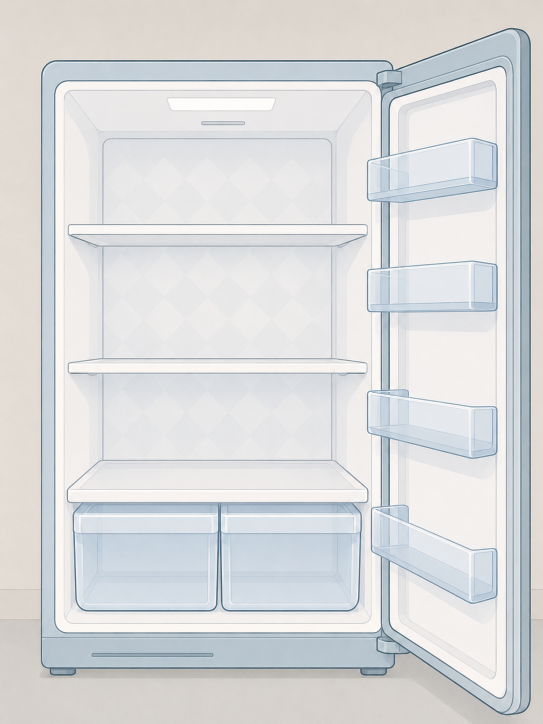
#> input picture рефы/ур 1/пустой холодильник.png, 1086 x 1448 px, found by its file name (shown at 1/2 size)
$ python fridge.py
#> lines starting #> are read from the running program, lines starting #| are printed output that depends on the picture; after the words box and inside, x2 and y2 are one past the last pixel; in counts of white or black regions, pixels touching at a corner belong together
# -*- coding: utf-8 -*-
"""
Готовит картинки уровня «холодильник» и считает координаты мест.

Зачем нужен: в levels.js стоят числа вроде x: 0.2065 — это доли от размера
фона. Подобрать их руками невозможно, а без этого файла и пересчитать
нельзя. Хочешь подвинуть банки или добавить ряд — меняешь константы
внизу и запускаешь:

    python tools/fridge.py

Скрипт перевырезает картинки в images/ и напечатает готовые строки,
которые остаётся вставить в levels.js.
"""

import os
from PIL import Image, ImageDraw, ImageFilter

HERE = os.path.dirname(os.path.abspath(__file__))
BASE = os.path.dirname(HERE)
REF = os.path.join(BASE, "рефы", "ур2")
IMG = os.path.join(BASE, "images")

# ---------------------------------------------------------------
#  Геометрия холодильника
# ---------------------------------------------------------------
#
# ВСЕ числа — пиксели в images/fridge.png (717 x 1265), то есть УЖЕ
# в обрезанном фоне, а не в исходном холодильнике. Это важно: доли
# считаются от fridge.png, и смешивать две системы нельзя.
# Посмотреть координаты на картинке: python tools/grid.py

CROP = (75, 95, 792, 1360)      # чем фон вырезан из исходного холодильника

SHELF1 = 360                    # верхняя полка: линия, на которой стоят банки
CEILING = 113                   # потолок камеры: выше банки не ставятся
SHELF1_L, SHELF1_R = 65, 660    # края верхней полки

SHELF2 = 627                    # вторая полка: на ней стоят тарелки
PLATE_W = 275                   # ширина тарелки
PLATE_X = [77, 372]             # левые края тарелок
PLATE_INSIDE = 0.40             # доля высоты тарелки, на которой лежит еда
PLATE_INNER = 0.80              # какая часть тарелки отводится под кусочки

SHELF3 = 868                    # третья полка: ПЕРЕДНИЙ край, на нём стоят банки
SHELF2_BOTTOM = 655             # низ второй полки — выше банки не залезут
SHELF3_L, SHELF3_R = 75, 650    # края третьей полки
PICKLE_COUNT = 6                # банок с соленьями в ряд

DRAWER_TOP, DRAWER_BOTTOM = 915, 1127
DRAWER_LEFT = (95, 345)         # левый ящик: от и до
DRAWER_RIGHT = (368, 618)       # правый ящик
DRAWER_FLOOR = 1105             # дно ящика: на нём стоят овощи
DRAWER_PAD = 30                 # запас вокруг слоя передней стенки

COLA_COLUMNS = 4                # сколько колонок банок на верхней полке
BOTTLE_COUNT = 4                # бутылок в правой половине верхней полки
BOTTLE_STRIP = 5                # срезать часть обводки: у бутылки она вдвое
                                # толще, чем у других стикеров, и съедает
                                # пятую часть ширины вместо десятой
PRODUCE_COLUMNS = 4             # сколько овощей в ряд в ящике
PRODUCE_ROWS = 2
SLICE_OVERLAP = 0.35            # насколько кусочки арбуза заходят друг на друга
HALF_WIDTH = 240                # ширина половины арбуза

CUT_THRESHOLD = 24              # порог вырезания фона; больше — съедает обводку
PLATE_STRIP = 4                 # сколько раз срезать обводку у тарелки


def cut(name, out_name, strip=0, strip_size=3):
    """Вырезает бежевый фон вокруг стикера, сохраняя белую обводку."""
    src = Image.open(os.path.join(REF, name)).convert("RGB")
    w, h = src.size

    work = src.copy()
    MARK = (255, 0, 255)
    for corner in [(0, 0), (w - 1, 0), (0, h - 1), (w - 1, h - 1)]:
        ImageDraw.floodfill(work, corner, MARK, thresh=CUT_THRESHOLD)

    mask = Image.new("L", (w, h), 255)
    px_work, px_mask = work.load(), mask.load()
    for y in range(h):
        for x in range(w):
            if px_work[x, y] == MARK:
                px_mask[x, y] = 0

    out = src.convert("RGBA")
    out.putalpha(mask.filter(ImageFilter.GaussianBlur(0.5)))

    # Срезаем обводку: у тарелки насовсем (она часть холодильника,
    # а не наклейка), у бутылки — до общей с другими стикерами толщины
    for _ in range(strip):
        alpha = out.split()[3].filter(ImageFilter.MinFilter(strip_size))
        out.putalpha(alpha)

    out = out.crop(out.getbbox())
    out.save(os.path.join(IMG, out_name))
    print("  %-18s %4d x %-4d" % (out_name, out.width, out.height))
    return out


print("Картинки:")
fridge_src = Image.open(os.path.join(REF, "пустой холодильник.png")).convert("RGBA")
fridge = fridge_src.crop(CROP)
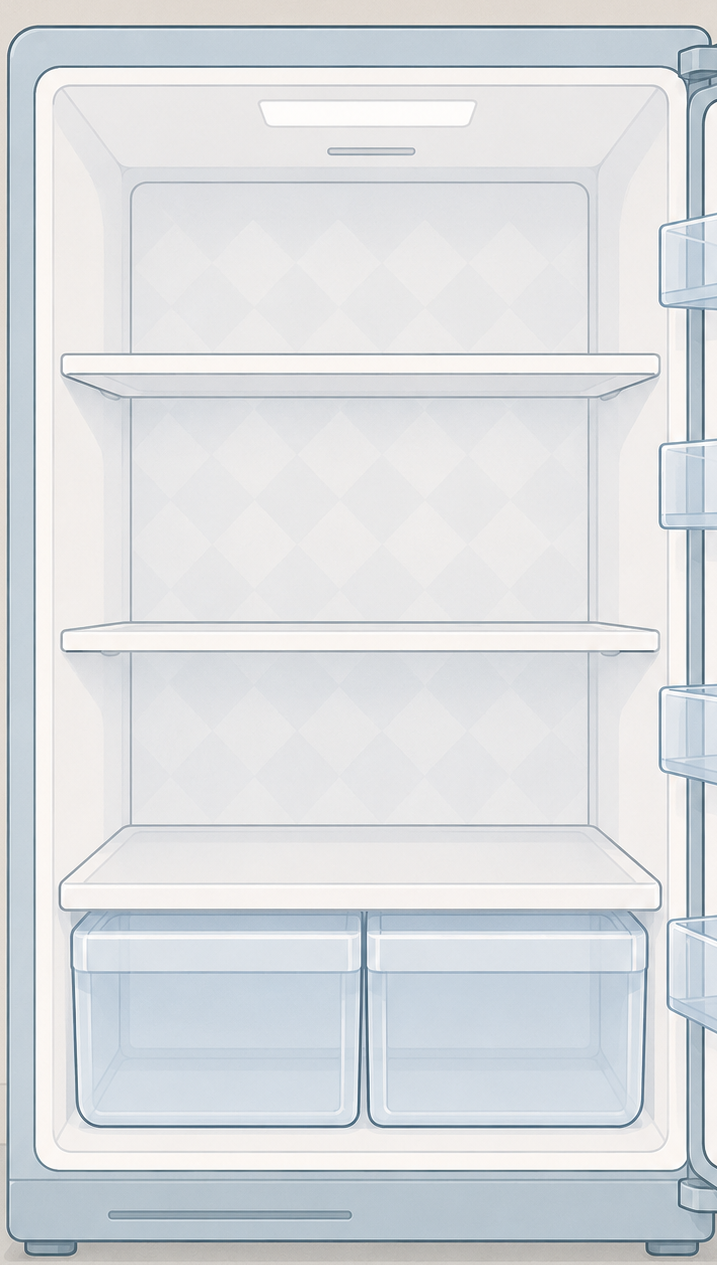
#> fridge: PIL image 717x1265 RGBA; mean R, G, B, A 218.4, 221.3, 224.1, 255
fridge.save(os.path.join(IMG, "fridge.png"))
print("  %-18s %4d x %-4d" % ("fridge.png", fridge.width, fridge.height))
#|   fridge.png          717 x 1265

FW, FH = fridge.size
#> FW = 717; FH = 1265

cola = cut("кола2.png", "cola.png")
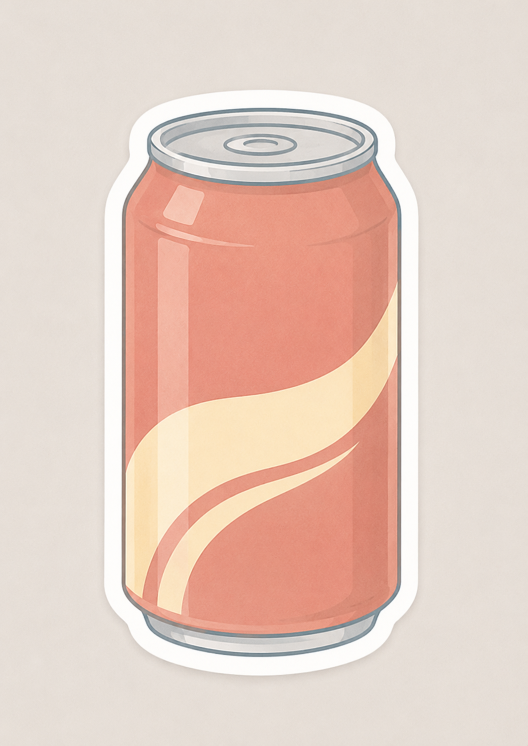
#> input picture рефы/ур 1/кола2.png, 1055 x 1491 px, found by its file name (shown at 1/2 size)
#> in cut, src is the input picture: PIL image 1055x1491 RGB; mean R, G, B 230, 205.5, 193.8
#> after the loop in cut, `for corner in [(0, 0), (w - 1, 0), (0, h - 1), (w - 1, h - 1)]:`:
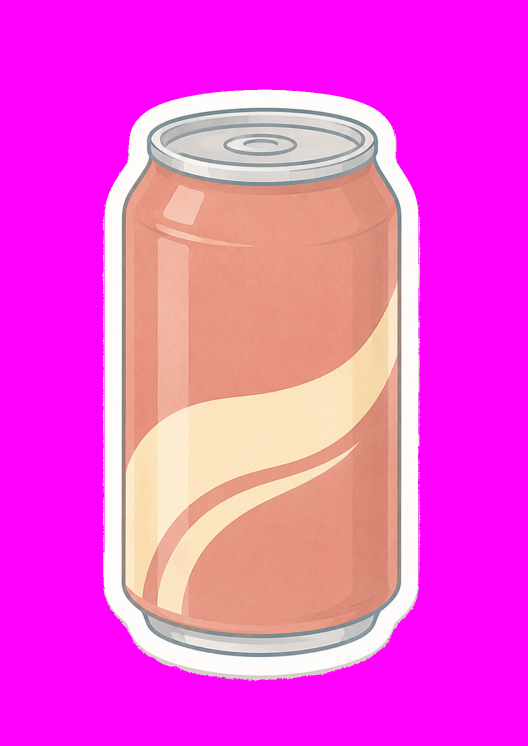
#> work: PIL image 1055x1491 RGB (shown at 1/2 size); mean R, G, B 244.2, 81.3, 216.5
#> in cut, `mask = Image.new("L", (w, h), 255)`: mask: PIL image 1055x1491 L; every value is 255
#> in cut, `out.putalpha(mask.filter(ImageFilter.GaussianBlur(0.5)))`:
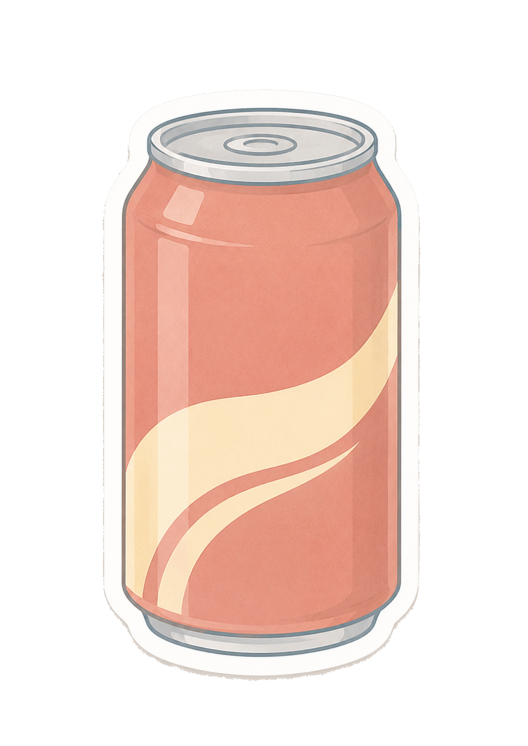
#> out: PIL image 1055x1491 RGBA (shown at 1/2 size); mean R, G, B, A 230, 205.5, 193.8, 112.2; transparent parts drawn white
#> in cut, `out.putalpha(mask.filter(ImageFilter.GaussianBlur(0.5)))`:
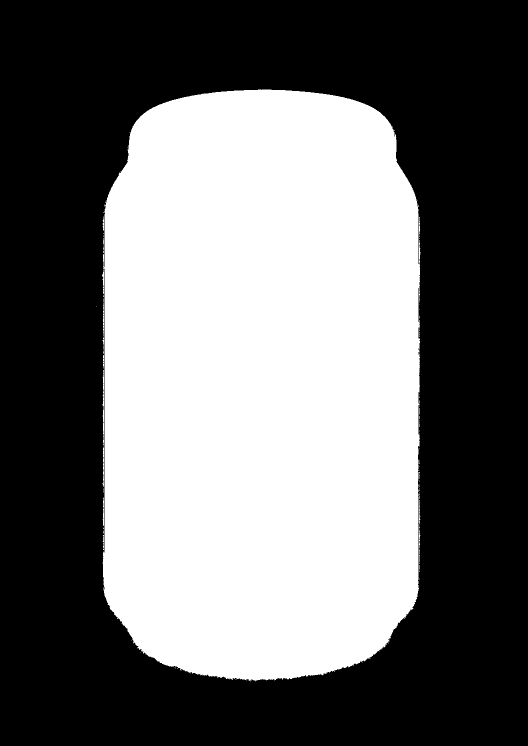
#> mask: PIL image 1055x1491 L (shown at 1/2 size); 44% white; 92 white regions (79 under 20 px), largest, box (x1, y1, x2, y2) and area: (205, 179, 841, 1363) 690425, (837, 987, 841, 1160) 346, (205, 740, 208, 890) 259
#> in cut, `out = out.crop(out.getbbox())`:
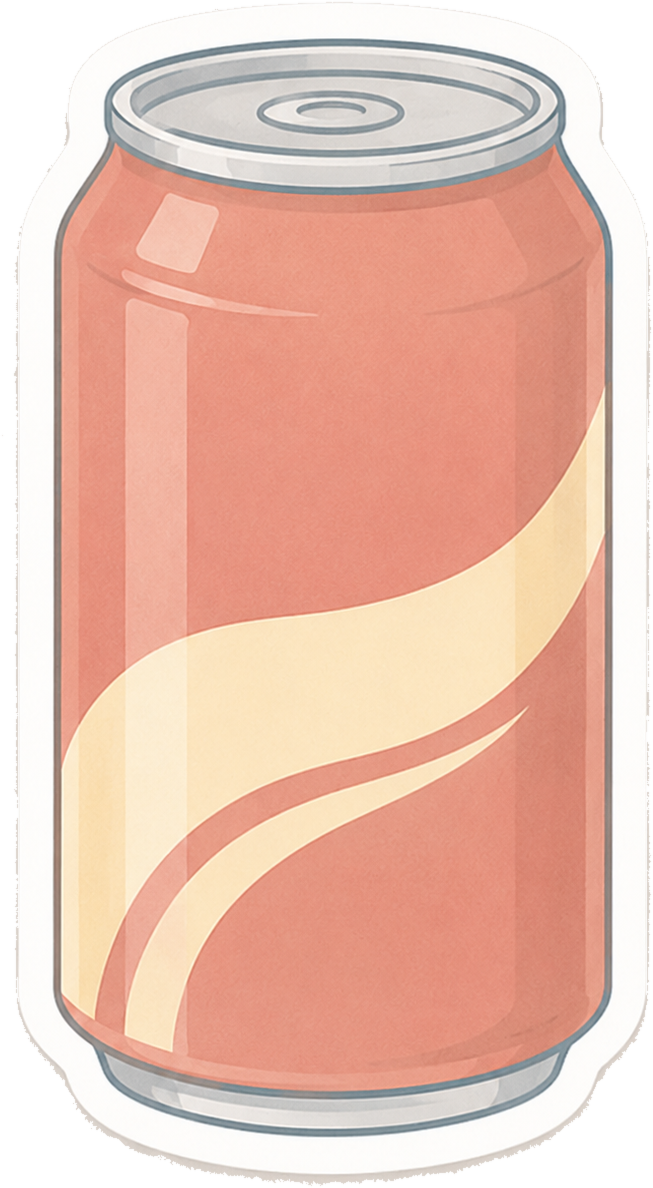
#> out: PIL image 653x1188 RGBA; mean R, G, B, A 230.3, 188.7, 172.5, 227.4; transparent parts drawn white
#|   cola.png            653 x 1188
pepper = cut("перец.png", "pepper.png")
#> (the run stopped early here; a loop or call above may not have finished)
